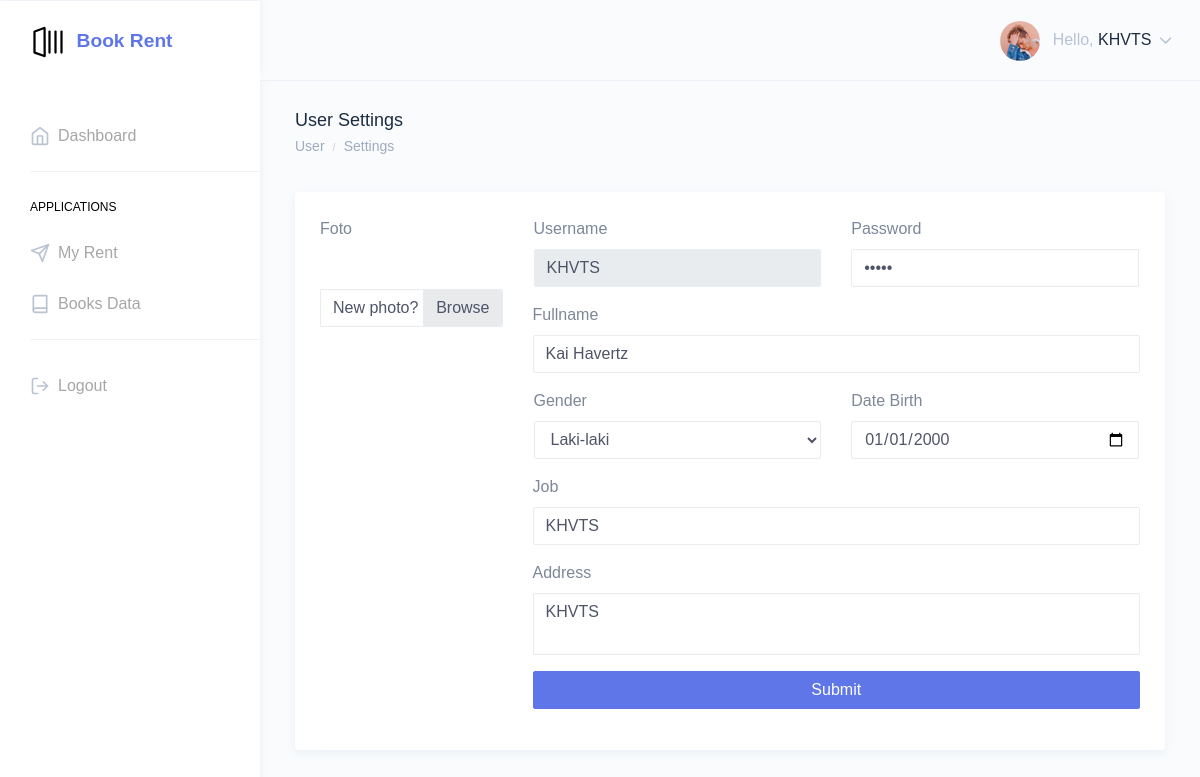
The app's page /pages/user_settings.php (signed in) with its own data.
### tables this page shows
CREATE TABLE `user` (
  `id` int(11) NOT NULL,
  `username` varchar(100) NOT NULL,
  `password` varchar(100) NOT NULL,
  `akses_id` int(11) NOT NULL,
  `data_peminjam_id` int(11) NOT NULL
);

CREATE TABLE `data_peminjam` (
  `id` int(11) NOT NULL,
  `kode_peminjam` varchar(20) NOT NULL,
  `nama_peminjam` varchar(100) NOT NULL,
  `jenis_kelamin` enum('P','L') NOT NULL,
  `tanggal_lahir` date NOT NULL,
  `alamat` varchar(100) NOT NULL,
  `pekerjaan` varchar(100) NOT NULL,
  `user_id` int(11) NOT NULL,
  `foto` varchar(100) NOT NULL
);

### pages/config.php (called while the page is built, shortened)
<?php
class database
{
  var $host     = "localhost";
  var $username = "root";
  var $password = "";
  var $database = "sewa_buku";
  var $koneksi  = "";
  function __construct()
  {
    $this->koneksi = mysqli_connect($this->host, $this->username, $this->password, $this->database);
  }
  function tampil_data_jenis_kelamin()
  {
    $data_jenis_kelamin = mysqli_query($this->koneksi, "SELECT * FROM jenis_kelamin");
    while ($row_jenis_kelamin = mysqli_fetch_array($data_jenis_kelamin)) {
      $hasil_jenis_kelamin[] = $row_jenis_kelamin;
    }
    return $hasil_jenis_kelamin;
  }
  function login($username)
  {
    $data = mysqli_query($this->koneksi, "SELECT * FROM user WHERE username = '$username'");
    if (mysqli_num_rows($data) == 0) {
      echo "<b>Data user tidak ada</b>";
      $hasil = [];
      header("Location: login.php");
    } else {
      while ($row = mysqli_fetch_array($data)) {
        $hasil[] = $row;
      }
    }
    return $hasil;
  }
  function tampil_peminjam($kode_peminjam)
  {
    $data_peminjam = mysqli_query($this->koneksi, "SELECT a.*, b.*, c.password FROM data_peminjam a
                            INNER JOIN jenis_kelamin b ON b.kode_jk = a.jenis_kelamin
                            INNER JOIN user c ON c.data_peminjam_id = a.id
                            WHERE a.kode_peminjam='$kode_peminjam'");
    while ($row_peminjam = mysqli_fetch_assoc($data_peminjam)) {
      $hasil_peminjam[] = $row_peminjam;
    }
    return $hasil_peminjam;
  }
}

### pages/user_settings.php (the view, shortened to what this page needs)
<?php
include 'config.php';
$db = new database();
$username = $_SESSION['username'];
foreach ($db->login($username) as $x) {
  $akses_id = $x['akses_id'];
  if ($akses_id == '2') {
?>
    <!DOCTYPE html>
    <html dir="ltr" lang="en">
    <head>
      <link href="../assets/extra-libs/datatables.net-bs4/css/dataTables.bootstrap4.css" rel="stylesheet">
      <link rel="stylesheet" href="../assets/extra-libs/select2/css/select2.min.css">
      <link href="../dist/css/style.min.css" rel="stylesheet">
      <link rel="stylesheet" type="text/css" href="../assets/extra-libs/prism/prism.css">
    </head>
    <body>
      <div id="main-wrapper" data-theme="light" data-layout="vertical" data-navbarbg="skin6" data-sidebartype="full" data-sidebar-position="fixed" data-header-position="fixed" data-boxed-layout="full">
        <header class="topbar" data-navbarbg="skin6">
          <nav class="navbar top-navbar navbar-expand-md">
            <div class="navbar-header" data-logobg="skin6">
              <div class="navbar-brand">
                <a href="../index.php">
                  <b class="logo-icon">
                  </b>
                  <span class="logo-text">
                    <span class="font-weight-bold" style="background: linear-gradient(to right, rgb(95, 118, 232) 0%, rgb(95, 118, 232) 100%);-webkit-background-clip: text;-webkit-text-fill-color: transparent;font-size: 1.2rem;">Book Rent</span>
                  </span>
                </a>
              </div>
            </div>
            <div class="navbar-collapse collapse" id="navbarSupportedContent">
              <ul class="navbar-nav float-right">
                <li class="nav-item dropdown">
                  <a class="nav-link dropdown-toggle" href="javascript:void(0)" data-toggle="dropdown" aria-haspopup="true" aria-expanded="false">
                    <img src="../assets/images/users/profile-pic.jpg" alt="user" class="rounded-circle" width="40">
                    <?php $data_peminjam = $db->tampil_peminjam($username); ?>
                    <span class="ml-2 d-none d-lg-inline-block"><span>Hello,</span> <span class="text-dark"><?= $data_peminjam[0]['kode_peminjam']; ?></span> <i data-feather="chevron-down" class="svg-icon"></i></span>
                  </a>
                </li>
              </ul>
            </div>
          </nav>
        </header>
        <aside class="left-sidebar" data-sidebarbg="skin6">
          <div class="scroll-sidebar" data-sidebarbg="skin6">
            <nav class="sidebar-nav">
              <ul id="sidebarnav">
                <li class="sidebar-item"> <a class="sidebar-link sidebar-link" href="../index.php" aria-expanded="false"><i data-feather="home" class="feather-icon"></i><span class="hide-menu">Dashboard</span></a></li>
                <li class="list-divider"></li>
                <li class="nav-small-cap"><span class="hide-menu">Applications</span></li>
                <li class="sidebar-item"><a class="sidebar-link sidebar-link" href="user_rent.php" aria-expanded="false"><i data-feather="send" class="feather-icon"></i><span class="hide-menu">My Rent</span></a></li>
                <li class="sidebar-item"><a class="sidebar-link sidebar-link" href="book_data.php" aria-expanded="false"><i data-feather="book" class="feather-icon"></i><span class="hide-menu">Books Data</span></a></li>
                <li class="list-divider"></li>
                <li class="sidebar-item"><a class="sidebar-link sidebar-link" href="logout.php" aria-expanded="false"><i data-feather="log-out" class="feather-icon"></i><span class="hide-menu">Logout</span></a></li>
              </ul>
            </nav>
          </div>
        </aside>
        <div class="page-wrapper">
          <div class="page-breadcrumb">
            <div class="row">
              <div class="col-7 align-self-center">
                <h4 class="page-title text-truncate text-dark font-weight-medium mb-1">User Settings</h4>
                <div class="d-flex align-items-center">
                  <nav aria-label="breadcrumb">
                    <ol class="breadcrumb m-0 p-0">
                      <li class="breadcrumb-item"><a href="../index.php" class="text-muted">User</a></li>
                      <li class="breadcrumb-item text-muted active" aria-current="page">Settings</li>
                    </ol>
                  </nav>
                </div>
              </div>
            </div>
          </div>
          <div class="container-fluid">
            <div class="row">
              <div class="col-lg-12">
                <div class="card">
                  <div class="card-body">
                    <form class="row g-3" action="simpan_edit_peminjam.php" method="post" enctype="multipart/form-data">
                      <div class="col-md-3 mb-4 px-0">
                        <div class="col-md-12">
                          <div class="form-group">
                            <label for="kode_penerbit">Foto</label>
                            <div class="custom-file">
                              <?php
                              if (empty($data_peminjam[0]['foto'])) {
                              ?>
                                <input type="file" class="custom-file-input" id="foto_peminjam" name="foto_peminjam" accept="image/png, image/jpeg">
                                <input type="text" class="form-control" name="foto_peminjam_unchanged" value="<?php echo $data_peminjam[0]['foto']; ?>">
                                <label class="custom-file-label" for="foto_peminjam">No photo yet.</label>
                              <?php
                              } else {
                              ?>
                                <div class="col-md-12 px-0">
                                </div>
                                <div class="col-md-12 mt-3">
                                  <label class="custom-file-label" for="foto_peminjam">New photo?</label>
                                </div>
                              <?php
                              }
                              ?>
                            </div>
                          </div>
                        </div>
                      </div>
                      <div class="col-md-9 px-0">
                        <div class="row px-3">
                          <div class="col-md-6">
                            <div class="form-group">
                              <label for="kode_peminjam" class="form-label">Username</label>
                              <input type="text" class="form-control" id="kode_peminjam" name="kode_peminjam" maxlength="8" value="<?php echo $data_peminjam[0]['kode_peminjam']; ?>" disabled>
                            </div>
                          </div>
                          <div class="col-md-6">
                            <div class="form-group">
                              <label for="password" class="form-label">Password</label>
                              <input type="password" class="form-control" id="password" name="password" placeholder="New password?" value="<?php echo $data_peminjam[0]['password']; ?>">
                            </div>
                          </div>
                        </div>
                        <div class="col-md-12">
                          <div class="form-group">
                            <label for="nama_peminjam" class="form-label">Fullname</label>
                            <input type="text" class="form-control" id="nama_peminjam" name="nama_peminjam" placeholder="<?php echo $data_peminjam[0]['nama_peminjam']; ?>" value="<?php echo $data_peminjam[0]['nama_peminjam']; ?>" required>
                          </div>
                        </div>
                        <div class="row px-3">
                          <div class="col-md-6">
                            <div class="form-group">
                              <label for="jenis_kelamin">Gender</label>
                              <select class="form-control select2" style="width: 100%" id="jenis_kelamin" name="jenis_kelamin">
                                <?php
                                $result = $db->tampil_data_jenis_kelamin();
                                $kode_jenis_kelamin = $data_peminjam[0]['kode_jk'];
                                foreach ($result as $x) {
                                  echo "<option value=" . $x['kode_jk'];
                                  if ($x['kode_jk'] == $kode_jenis_kelamin) {
                                    echo " selected=selected";
                                  }
                                  echo ">" . $x['keterangan_jk'] . "</option>";
                                }
                                ?>
                              </select>
                            </div>
                          </div>
                          <div class="col-md-6">
                            <div class="form-group">
                              <label for="tanggal_lahir">Date Birth</label>
                              <input type="date" class="form-control" id="tanggal_lahir" name="tanggal_lahir" value="<?php echo $data_peminjam[0]['tanggal_lahir']; ?>">
                            </div>
                          </div>
                        </div>
                        <div class=" col-md-12">
                          <div class="form-group">
                            <label for="pekerjaan" class="form-label">Job</label>
                            <input type="text" class="form-control" id="pekerjaan" name="pekerjaan" placeholder="<?php echo $data_peminjam[0]['pekerjaan']; ?>" value="<?php echo $data_peminjam[0]['pekerjaan']; ?>">
                          </div>
                        </div>
                        <div class="col-md-12">
                          <div class="form-group">
                            <label for="alamat">Address</label>
                            <textarea class="form-control" id="alamat" name="alamat" rows="2" placeholder="Text Here..." style="resize: none;"><?php echo $data_peminjam[0]['alamat']; ?></textarea>
                          </div>
                        </div>
                        <div class="col-md-12">
                          <div class="form-group">
                            <button class="btn btn-primary w-100" type="submit">Submit</button>
                          </div>
                        </div>
                      </div>
                    </form>
                  </div>
                </div>
              </div>
            </div>
          </div>
        </div>
      </div>
    </body>
    </html>
<?php
  } else {
    header("Location: ../login.php");
  }
}
?>

### records on screen
user: akses_id 2 (drawn), data_peminjam.kode_peminjam "KHVTS", kode_peminjam "KHVTS", nama_peminjam "Kai Havertz", tanggal_lahir "01/01/2000", pekerjaan "KHVTS", alamat "KHVTS"

### other values on screen
form field jenis_kelamin "Laki-laki"
